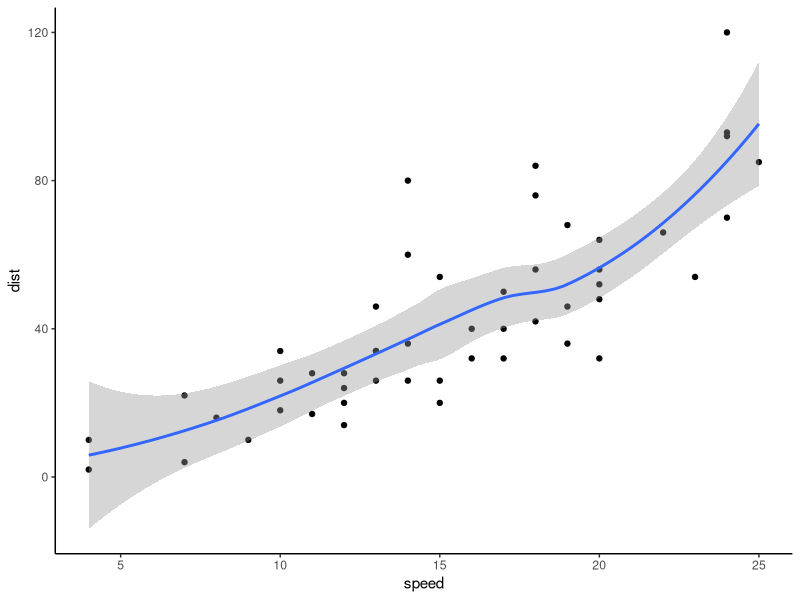
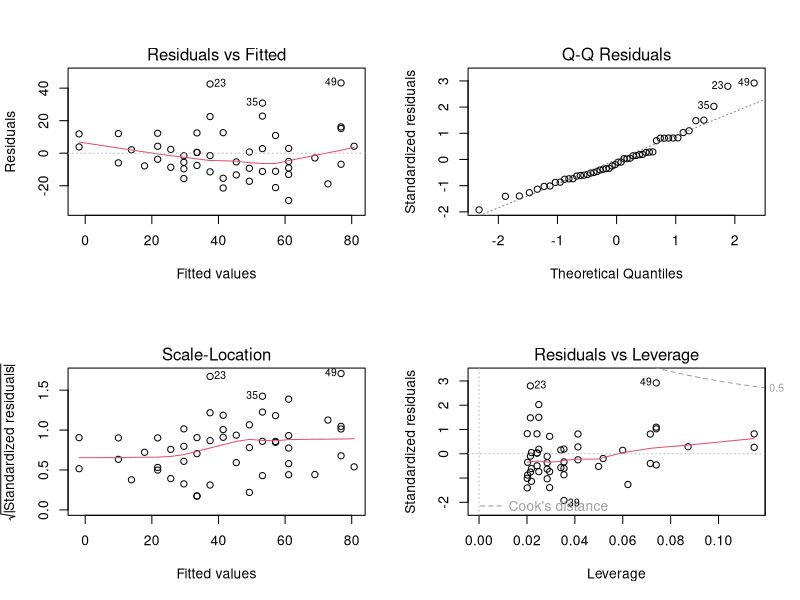

These charts were generated, in order, by the following R code:
## ---- chunk 1
knitr::opts_chunk$set(echo = TRUE)
## ---- chunk 2
# loading libraries
library(tidyr)
library(knitr)
library(kableExtra)


# Creating a copy of cars dataset
cars_ds <- cars
head(cars_ds) %>% kable() 
## ---- chunk 3
# Plotting the data in scatterplot to see the relationship between speed and distance
library(ggplot2)
ggplot(cars_ds, aes(x=speed, y=dist))+geom_point()+geom_smooth()+theme_classic()
  labs(title="Relationship between distance and speed")
## ---- chunk 4
# Creating a regression function
model <- lm(dist ~ speed, cars_ds)
summary(model)
## ---- chunk 5
# Residual analysis

par(mfrow=c(2,2))
plot(model)
